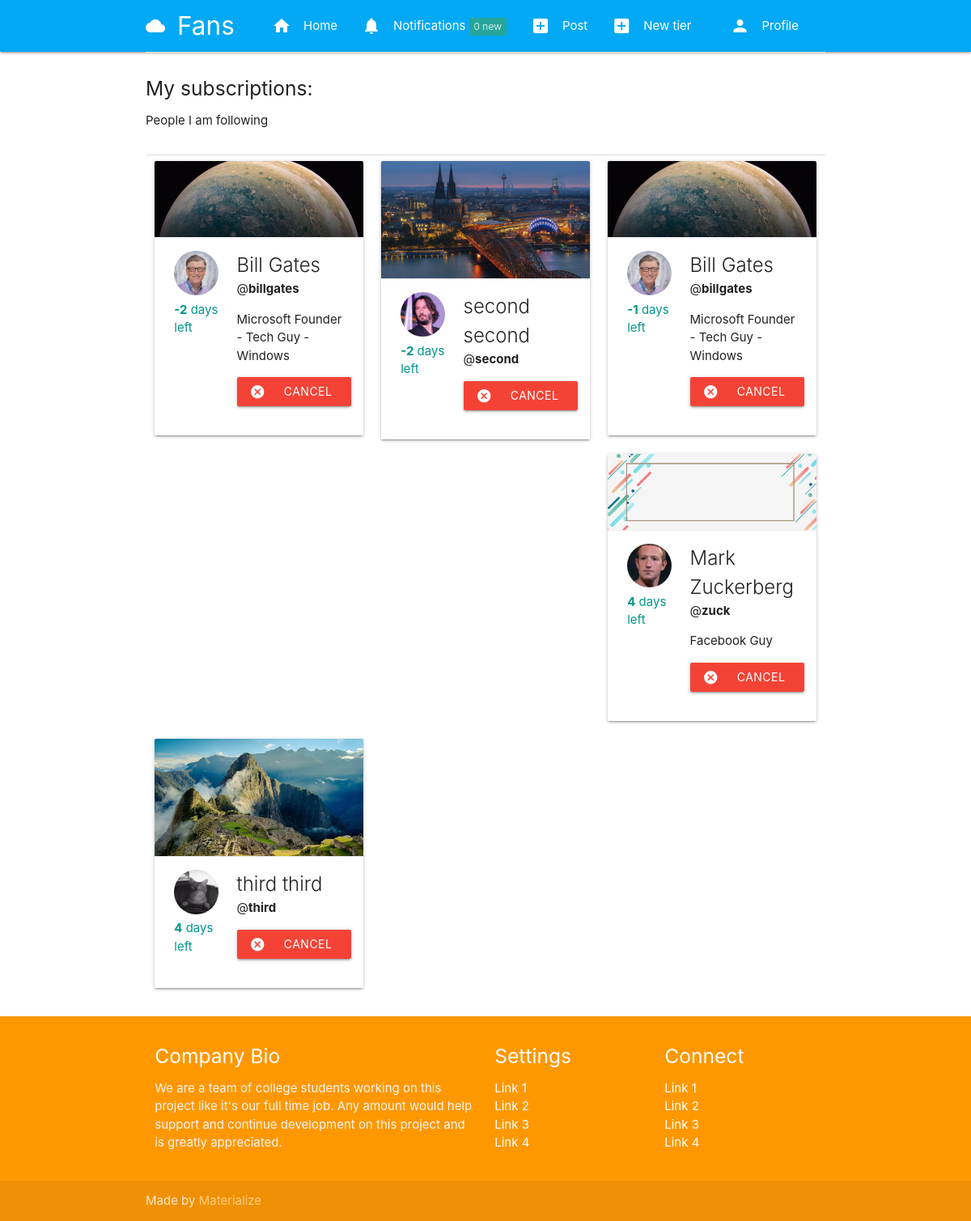
/sub/myfollows (signed in), run on an earlier commit of the app's database.
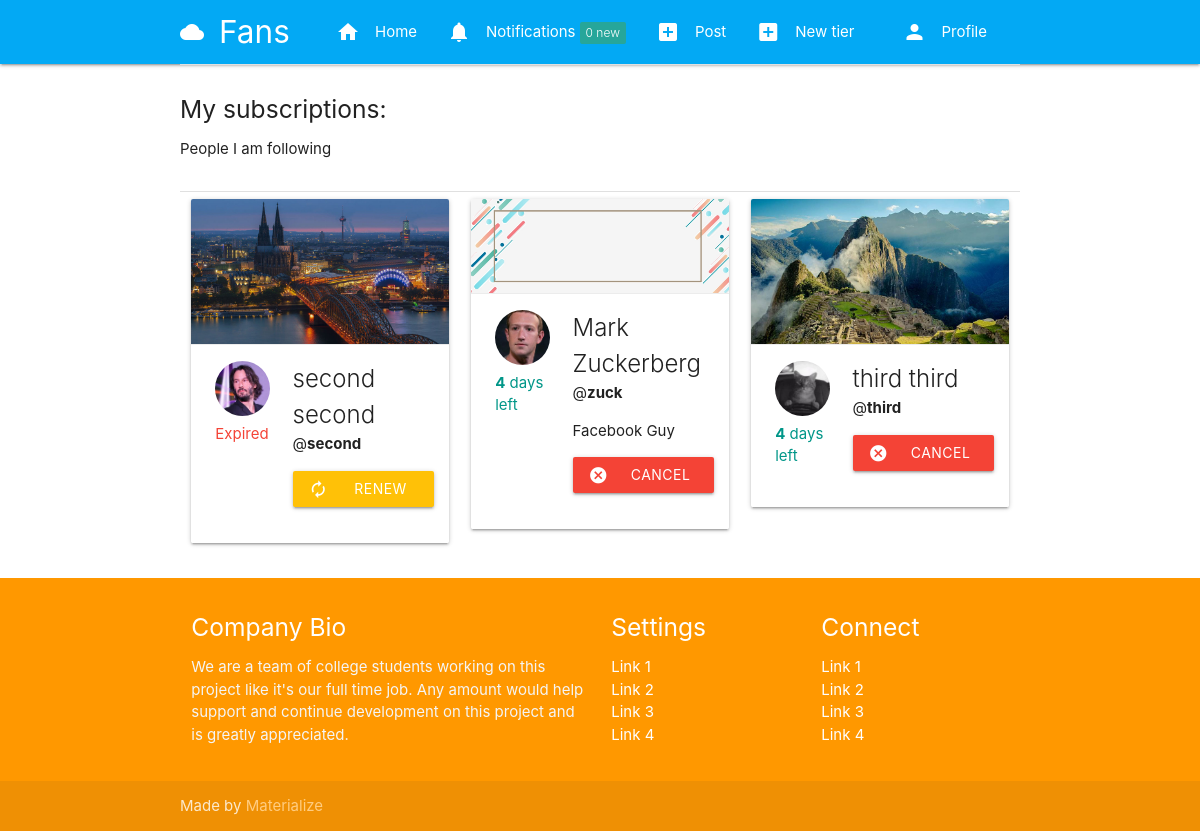
And on a later commit of the database.
### tier/models.py (models this page shows, shortened)
class Subscription(models.Model):
    subscriber = models.ForeignKey(User, related_name=("subscriber"), on_delete=models.CASCADE)
    subscribed = models.ForeignKey(User, related_name=("subscribed"), on_delete=models.CASCADE)
    tier = models.ForeignKey(Tier, related_name=("tier"), on_delete=models.CASCADE)
    date = models.DateTimeField(auto_now_add=True)
    expired = models.BooleanField(default=False)

### authy/models.py (models this page shows, shortened)
class Profile(models.Model):
	user = models.OneToOneField(User, on_delete=models.CASCADE, related_name='profile')
	location = models.CharField(max_length=50, null=True, blank=True)
	url = models.CharField(max_length=80, null=True, blank=True)
	profile_info = models.TextField(max_length=150, null=True, blank=True)
	created = models.DateField(auto_now_add=True)
	picture = models.ImageField(upload_to=user_directory_path_profile, blank=True, null=True, verbose_name='Picture')
	banner = models.ImageField(upload_to=user_directory_path_banner, blank=True, null=True, verbose_name='Banner')

### tier/views.py (the view)
# urls.py: path('myfollows',following_list,name='myfollows'),
def following_list(request):
  my_follows = Subscription.objects.filter(subscriber=request.user)
  for follows in my_follows:
    if follows.expired !=True:
      end_date = datetime.now() - timedelta(days=6)
      remaining = follows.date.replace(tzinfo=None) - end_date.replace(tzinfo=None)
      days_left = remaining.days
      follows.date = days_left
  context = {
    'my_follows':my_follows,
    }
  return render(request,'following_list.html',context)

### authy/views.py (called while the page is built)
def side_nav_info(request):
	user = request.user
	nav_profile = None
	fans = None
	follows = None
	if user.is_authenticated:
		nav_profile = Profile.objects.get(user=user)
		fans = Subscription.objects.filter(subscribed=user).count()
		follows = Subscription.objects.filter(subscriber=user).count()
	return {'nav_profile': nav_profile, 'fans': fans, 'follows': follows}

### notifications/views.py (called while the page is built)
def count_notifications(request):
  count_notifications = None
  if request.user.is_authenticated:
    count_notifications = Notification.objects.filter(user=request.user,is_seen=False).count()
  return {'count_notifications':count_notifications}

### fans_clone/templates/following_list.html
{% extends 'base.html' %}
{% load static %}
{% block content %}
<div class="divider"></div>
<div class="section">
  <h5>My subscriptions:</h5>
  <p>People I am following</p>
</div>
<div class="divider"></div>
{% for person in my_follows %}
    <div class="col s12 m4">
              <div class="card">
                <div class="card-image">
                {% if person.subscribed.profile.banner %}
                    <img src="{{ person.subscribed.profile.banner.url }}">
                  {% else %}
                    <img src="{% static 'img/nobanner.jpg' %}">
                  {% endif %}
                </div>
                <div class="card-action">
                    <div class="row">
                      <div class="col s4">
                        {% if person.subscribed.profile.picture %}
                            <img src="{{ person.subscribed.profile.picture.url }}" class="circle responsive-img">
                          {% else %}
                            <img src="{% static 'img/no_avatar.jpg' %}" class="circle responsive-img">
                          {% endif %}
                          {% if person.expired == True %}
                            <span class="red-text">Expired</span>
                          {% else %}
                            <span class="teal-text accent-4"><b>{{ person.date }}</b> days left</span>
                          {% endif %}
                        </div>
                        <div class="col s8">
                            <span class="card-title">
                                {{ person.subscribed.first_name }} {{ person.subscribed.last_name }}
                            </span>
                            <br>
                            <span>@<b>{{ person.subscribed.username }}</b></span>
                            <p>{{ person.subscribed.profile.profile_info }}</p>
                            {% if person.expired == True %}
                                <a class="waves-effect waves-light btn amber"><i class="material-icons left">autorenew</i>Renew subscription</a>
                            {% else %}
                                <a class="waves-effect waves-light btn red"><i class="material-icons left">cancel</i>Cancel subscription</a>
                            {% endif %}
                        </div>
                    </div>
                </div>
              </div>
    </div>
{% endfor %}
{% endblock %}

What changed in the data, as far as the page shows it:
removed Subscription: subscribed.profile.banner (picture), subscribed.profile.picture (placeholder picture), date "-2", subscribed.first_name "Bill", subscribed.last_name "Gates", subscribed.username "billgates", subscribed.profile.profile_info "Microsoft Founder - Tech Guy - Windows", expired False (drawn)
removed Subscription: subscribed.profile.banner (picture), subscribed.profile.picture (placeholder picture), date "-1", subscribed.first_name "Bill", subscribed.last_name "Gates", subscribed.username "billgates", subscribed.profile.profile_info "Microsoft Founder - Tech Guy - Windows", expired False (drawn)
changed Subscription "second": date "-2" → (not shown); expired "days left CANCEL…" → "Expired RENEW…"
